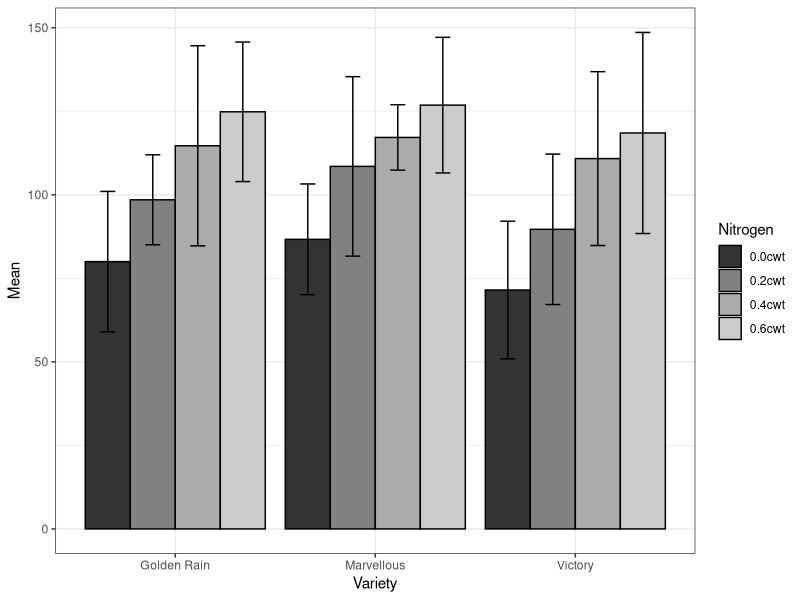

This chart was generated by the following R code: (Note: this script raises an error after producing the figure.)
## ---- chunk 1
dat <- MASS::oats
## ---- chunk 2
dat_agg <- aggregate(Y ~ V + N, dat, function(x) c(mean(x), sd(x)))
dat_agg[,1] <- as.character(dat_agg[,1])
dat_agg <- data.frame(dat_agg[, 1:2], dat_agg[, 3])
names(dat_agg) <- c("Variety", "Nitrogen", "Mean", "Std.dev")
dat_agg[dat_agg$Variety == "Golden.rain", 1] <- "Golden Rain"
dat_agg <- dat_agg[order(dat_agg$Variety), ]

knitr::kable(dat_agg, digits = 2, 
             caption = "Mean and standard deviation of yield 
             per variety and nitrogen combination.",
             row.names = F)

## ---- chunk 3
library(ggplot2)
barchart <- ggplot(dat_agg, aes(Variety, Mean, fill = Nitrogen)) + 
  geom_bar(stat = "identity", position = position_dodge(), 
           col = "black") +
  geom_errorbar(aes(ymin = Mean - Std.dev,
                    ymax = Mean + Std.dev),
                position = position_dodge(0.9),
                width = 0.3) +
  theme_bw() +
  scale_fill_grey()
print(barchart)
## ---- chunk 4
library(lme4, quietly = T)
library(lmerTest, quietly = T)

names(dat) <- c("Block", "Variety", "Nitrogen", "Yield")
mod <- lmer(Yield ~ Variety + Nitrogen + (1 | Block / Variety), dat)

knitr::kable(anovaTable <- anova(mod), digits = 2, 
             caption = "Anova results of analysis of yield.",
             row.names = T)
## ---- chunk 5
library(emmeans, quietly = T)

knitr::kable(emmeansTable <- cld(emmeans(mod, "Nitrogen")), 
             digits = 2,
             caption = "Comparison between levels of nitrogen.")
